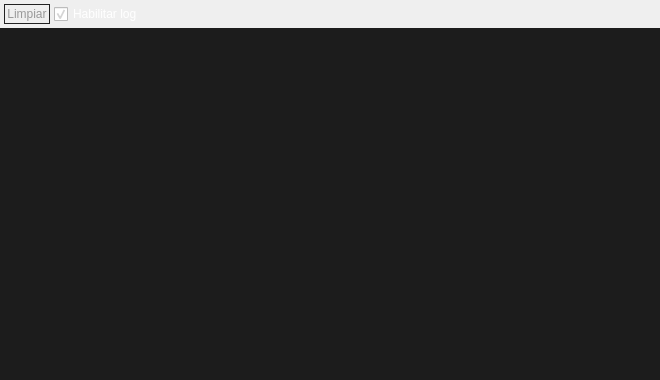
<?xml version="1.0" encoding="UTF-8"?>
<ui version="4.0">
 <class>DebugShell</class>
 <widget class="QMainWindow" name="DebugShell">
  <property name="geometry">
   <rect>
    <x>0</x>
    <y>0</y>
    <width>660</width>
    <height>380</height>
   </rect>
  </property>
  <property name="windowTitle">
   <string>Debug Shell</string>
  </property>
  <property name="windowIcon">
   <iconset resource="../Resource.qrc">
    <normaloff>:/res/img/debug.png</normaloff>:/res/img/debug.png</iconset>
  </property>
  <widget class="QWidget" name="centralwidget">
   <layout class="QGridLayout" name="gridLayout">
    <property name="margin">
     <number>0</number>
    </property>
    <property name="spacing">
     <number>0</number>
    </property>
    <item row="1" column="0">
     <widget class="QTextEdit" name="textEdit">
      <property name="font">
       <font>
        <family>Consolas</family>
        <pointsize>10</pointsize>
        <weight>50</weight>
        <bold>false</bold>
       </font>
      </property>
      <property name="focusPolicy">
       <enum>Qt::NoFocus</enum>
      </property>
      <property name="styleSheet">
       <string notr="true">background-color:#1c1c1c;</string>
      </property>
      <property name="frameShape">
       <enum>QFrame::NoFrame</enum>
      </property>
      <property name="html">
       <string>&lt;!DOCTYPE HTML PUBLIC &quot;-//W3C//DTD HTML 4.0//EN&quot; &quot;http://www.w3.org/TR/REC-html40/strict.dtd&quot;&gt;
&lt;html&gt;&lt;head&gt;&lt;meta name=&quot;qrichtext&quot; content=&quot;1&quot; /&gt;&lt;style type=&quot;text/css&quot;&gt;
p, li { white-space: pre-wrap; }
&lt;/style&gt;&lt;/head&gt;&lt;body style=&quot; font-family:'Consolas'; font-size:10pt; font-weight:400; font-style:normal;&quot;&gt;
&lt;p style=&quot;-qt-paragraph-type:empty; margin-top:0px; margin-bottom:0px; margin-left:0px; margin-right:0px; -qt-block-indent:0; text-indent:0px; font-family:'Tahoma';&quot;&gt;&lt;br /&gt;&lt;/p&gt;&lt;/body&gt;&lt;/html&gt;</string>
      </property>
     </widget>
    </item>
    <item row="0" column="0">
     <widget class="QFrame" name="topFrame">
      <property name="styleSheet">
       <string notr="true">#topFrame {
border: none;
background: qlineargradient(x1: 0, y1: 0, x2: 0, y2: 1,
stop: 0 #707070, 
stop: 0.08 #555555,
stop: 0.4 #2d2d30,
stop: 0.97 #333333,
 stop: 1 #000000);
}

#topFrame QPushButton {
color: #999999;
border: 1px solid #222222;
border-radius: 11px;
padding: 2px;
background: qradialgradient(cx: 0.3, cy: -0.4,
fx: 0.3, fy: -0.4,
radius: 1.35, stop: 0  #707070, stop: 1 #2d2d30);
min-width: 16px;
}

#topFrame QPushButton:pressed {
background: qradialgradient(cx: 0.4, cy: -0.1,
fx: 0.4, fy: -0.1,
radius: 1.35, stop: 0 #fff, stop: 1 #ddd);
}</string>
      </property>
      <property name="frameShape">
       <enum>QFrame::StyledPanel</enum>
      </property>
      <property name="frameShadow">
       <enum>QFrame::Raised</enum>
      </property>
      <layout class="QGridLayout" name="gridLayout_2">
       <property name="margin">
        <number>4</number>
       </property>
       <property name="spacing">
        <number>4</number>
       </property>
       <item row="0" column="2">
        <spacer name="horizontalSpacer">
         <property name="orientation">
          <enum>Qt::Horizontal</enum>
         </property>
         <property name="sizeHint" stdset="0">
          <size>
           <width>40</width>
           <height>20</height>
          </size>
         </property>
        </spacer>
       </item>
       <item row="0" column="1">
        <widget class="QCheckBox" name="checkBox">
         <property name="styleSheet">
          <string notr="true">color:white;</string>
         </property>
         <property name="text">
          <string>Habilitar log</string>
         </property>
         <property name="checked">
          <bool>true</bool>
         </property>
        </widget>
       </item>
       <item row="0" column="0">
        <widget class="QPushButton" name="pushButton">
         <property name="text">
          <string>Limpiar</string>
         </property>
        </widget>
       </item>
      </layout>
     </widget>
    </item>
   </layout>
  </widget>
 </widget>
 <resources>
  <include location="../Resource.qrc"/>
 </resources>
 <connections/>
</ui>
